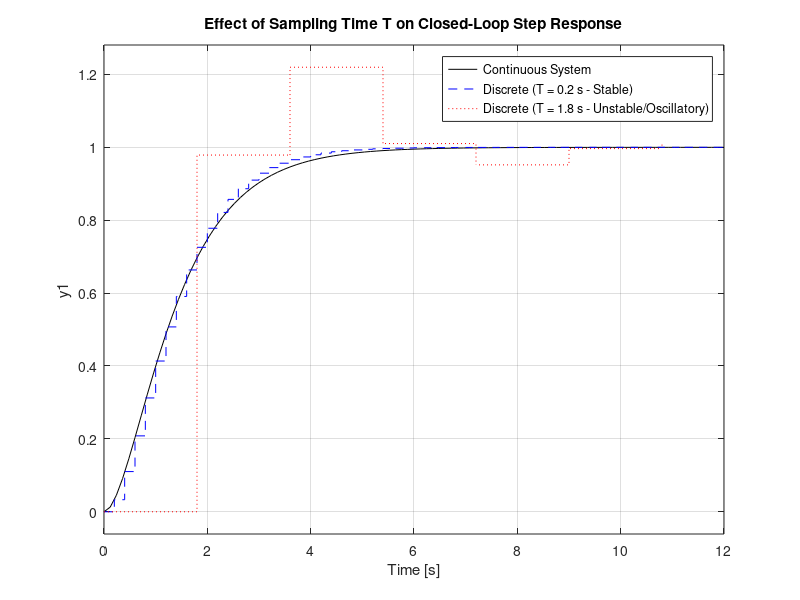

Write the MATLAB code that produced this figure.
clc; clear; close all;
s = tf('s');
G_s = 2 / (s*(s + 3));
T1 = 0.2;
T2 = 1.8;
G_z1 = c2d(G_s, T1, 'zoh');
G_z2 = c2d(G_s, T2, 'zoh');
disp('Pulse Transfer Function G(z) at T = 0.2 s:'); disp(G_z1);
CL_cont = feedback(G_s, 1);
CL_disc1 = feedback(G_z1, 1);
CL_disc2 = feedback(G_z2, 1);
figure;
step(CL_cont, 'k-', CL_disc1, 'b--', CL_disc2, 'r:', 12);
legend('Continuous System', 'Discrete (T = 0.2 s - Stable)', 'Discrete (T = 1.8 s - Unstable/Oscillatory)');
grid on; title('Effect of Sampling Time T on Closed-Loop Step Response');
